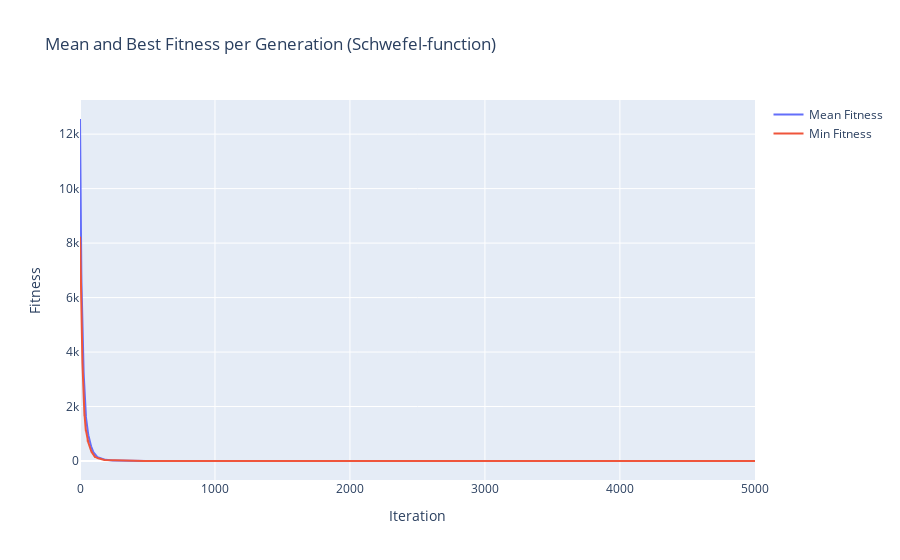

The notebook cell saved with this chart:
### Code cell
title = f'Mean and Best Fitness per Generation ({params_2["function"]}-{params_2["cost_function_type"]})'

exp_mean_n_best_fit_per_ite(output_data_2, title)

### Figure 1 — Plotly figure (JSON) as saved in the notebook; plotly's stock layout.template omitted (floating-point values rounded to 4 significant figures; data arrays with more than 128 entries replaced by an {"elided": "..."} marker saying what was removed)
{"data": [{"mode": "lines", "name": "Mean Fitness", "type": "scatter", "x": {"elided": "5002 int values"}, "y": {"elided": "5002 float values"}}, {"mode": "lines", "name": "Min Fitness", "type": "scatter", "x": {"elided": "5002 int values"}, "y": {"elided": "5002 float values"}}], "layout": {"title": {"text": "Mean and Best Fitness per Generation (Schwefel-function)"}, "xaxis": {"title": {"text": "Iteration"}}, "yaxis": {"title": {"text": "Fitness"}}}}
